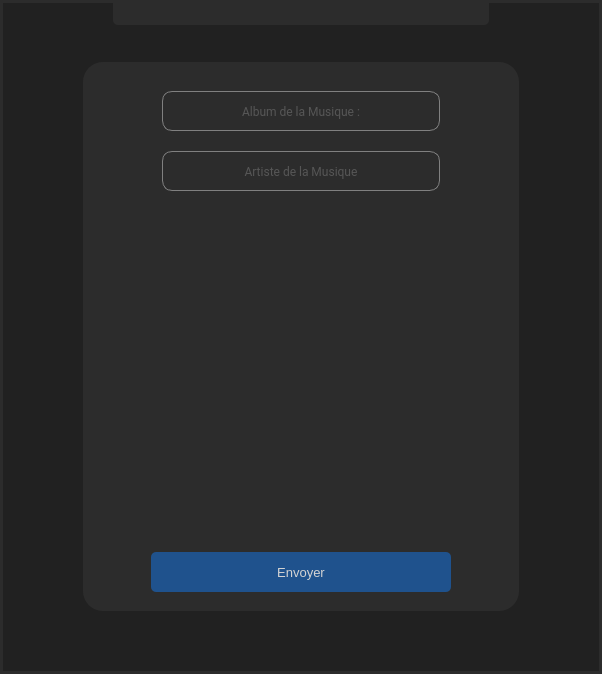
<?xml version="1.0" encoding="UTF-8"?>
<ui version="4.0">
 <class>Dialog</class>
 <widget class="QDialog" name="Dialog">
  <property name="geometry">
   <rect>
    <x>0</x>
    <y>0</y>
    <width>602</width>
    <height>674</height>
   </rect>
  </property>
  <property name="windowTitle">
   <string>Dialog</string>
  </property>
  <property name="layoutDirection">
   <enum>Qt::RightToLeft</enum>
  </property>
  <property name="styleSheet">
   <string notr="true">background-color:#212121;</string>
  </property>
  <layout class="QVBoxLayout" name="verticalLayout_7">
   <property name="spacing">
    <number>0</number>
   </property>
   <property name="leftMargin">
    <number>0</number>
   </property>
   <property name="topMargin">
    <number>0</number>
   </property>
   <property name="rightMargin">
    <number>0</number>
   </property>
   <property name="bottomMargin">
    <number>0</number>
   </property>
   <item>
    <widget class="QFrame" name="frame">
     <property name="sizePolicy">
      <sizepolicy hsizetype="Expanding" vsizetype="Preferred">
       <horstretch>0</horstretch>
       <verstretch>0</verstretch>
      </sizepolicy>
     </property>
     <property name="minimumSize">
      <size>
       <width>60</width>
       <height>30</height>
      </size>
     </property>
     <property name="maximumSize">
      <size>
       <width>1666666</width>
       <height>30</height>
      </size>
     </property>
     <property name="layoutDirection">
      <enum>Qt::LeftToRight</enum>
     </property>
     <property name="styleSheet">
      <string notr="true">background-color:#212121;
border-width:3px;
border-style:solid;
border-color:#2c2c2c;
border-bottom:None;</string>
     </property>
     <property name="frameShape">
      <enum>QFrame::StyledPanel</enum>
     </property>
     <property name="frameShadow">
      <enum>QFrame::Raised</enum>
     </property>
     <layout class="QHBoxLayout" name="horizontalLayout">
      <property name="spacing">
       <number>60</number>
      </property>
      <property name="leftMargin">
       <number>110</number>
      </property>
      <property name="topMargin">
       <number>0</number>
      </property>
      <property name="rightMargin">
       <number>10</number>
      </property>
      <property name="bottomMargin">
       <number>5</number>
      </property>
      <item>
       <widget class="QFrame" name="hotbar_mouv">
        <property name="styleSheet">
         <string notr="true">background-color: #2c2c2c;
border-bottom-left-radius: 5px;
border-bottom-right-radius: 5px;
border:None;</string>
        </property>
        <property name="frameShape">
         <enum>QFrame::StyledPanel</enum>
        </property>
        <property name="frameShadow">
         <enum>QFrame::Raised</enum>
        </property>
       </widget>
      </item>
      <item>
       <widget class="QFrame" name="frame_2">
        <property name="minimumSize">
         <size>
          <width>40</width>
          <height>25</height>
         </size>
        </property>
        <property name="maximumSize">
         <size>
          <width>40</width>
          <height>25</height>
         </size>
        </property>
        <property name="styleSheet">
         <string notr="true">border:None;</string>
        </property>
        <property name="frameShape">
         <enum>QFrame::StyledPanel</enum>
        </property>
        <property name="frameShadow">
         <enum>QFrame::Raised</enum>
        </property>
        <layout class="QHBoxLayout" name="horizontalLayout_3">
         <property name="spacing">
          <number>0</number>
         </property>
         <property name="leftMargin">
          <number>0</number>
         </property>
         <property name="topMargin">
          <number>5</number>
         </property>
         <property name="rightMargin">
          <number>0</number>
         </property>
         <property name="bottomMargin">
          <number>0</number>
         </property>
         <item>
          <widget class="QPushButton" name="closeButon">
           <property name="minimumSize">
            <size>
             <width>40</width>
             <height>20</height>
            </size>
           </property>
           <property name="maximumSize">
            <size>
             <width>40</width>
             <height>20</height>
            </size>
           </property>
           <property name="styleSheet">
            <string notr="true">QPushButton { background: transparent; border:0px; } 
QPushButton:hover {background-color:red;color:white;border-radius:0px}</string>
           </property>
           <property name="text">
            <string/>
           </property>
           <property name="icon">
            <iconset>
             <normaloff>assets/croce.png</normaloff>assets/croce.png</iconset>
           </property>
          </widget>
         </item>
        </layout>
       </widget>
      </item>
     </layout>
    </widget>
   </item>
   <item>
    <widget class="QFrame" name="frame10">
     <property name="styleSheet">
      <string notr="true">background-color:#212121;
border-width:3px;
border-style:solid;
border-color:#2c2c2c;
border-top:None;</string>
     </property>
     <property name="frameShape">
      <enum>QFrame::StyledPanel</enum>
     </property>
     <property name="frameShadow">
      <enum>QFrame::Raised</enum>
     </property>
     <layout class="QVBoxLayout" name="verticalLayout_5">
      <property name="leftMargin">
       <number>80</number>
      </property>
      <property name="topMargin">
       <number>32</number>
      </property>
      <property name="rightMargin">
       <number>80</number>
      </property>
      <property name="bottomMargin">
       <number>60</number>
      </property>
      <item>
       <widget class="QFrame" name="frame_3">
        <property name="styleSheet">
         <string notr="true">background-color: #2c2c2c ; 
border-radius : 20px;
border:None;</string>
        </property>
        <property name="frameShape">
         <enum>QFrame::StyledPanel</enum>
        </property>
        <property name="frameShadow">
         <enum>QFrame::Raised</enum>
        </property>
        <layout class="QVBoxLayout" name="verticalLayout_9">
         <item>
          <widget class="QWidget" name="widget_2" native="true">
           <property name="maximumSize">
            <size>
             <width>16777215</width>
             <height>150</height>
            </size>
           </property>
           <layout class="QVBoxLayout" name="verticalLayout_10">
            <property name="spacing">
             <number>20</number>
            </property>
            <property name="leftMargin">
             <number>70</number>
            </property>
            <property name="topMargin">
             <number>20</number>
            </property>
            <property name="rightMargin">
             <number>70</number>
            </property>
            <item>
             <widget class="QLineEdit" name="albumLineEdit">
              <property name="minimumSize">
               <size>
                <width>200</width>
                <height>40</height>
               </size>
              </property>
              <property name="maximumSize">
               <size>
                <width>500</width>
                <height>40</height>
               </size>
              </property>
              <property name="font">
               <font>
                <family>Roboto</family>
                <pointsize>9</pointsize>
               </font>
              </property>
              <property name="styleSheet">
               <string notr="true">QLineEdit { border-radius : 10px ;
 border : 1px solid gray ; 
background-color:#2c2c2c ; 
color:gray;}</string>
              </property>
              <property name="alignment">
               <set>Qt::AlignCenter</set>
              </property>
              <property name="placeholderText">
               <string>Album de la Musique :</string>
              </property>
             </widget>
            </item>
            <item>
             <widget class="QLineEdit" name="artistLineEdit">
              <property name="minimumSize">
               <size>
                <width>200</width>
                <height>40</height>
               </size>
              </property>
              <property name="maximumSize">
               <size>
                <width>500</width>
                <height>40</height>
               </size>
              </property>
              <property name="font">
               <font>
                <family>Roboto</family>
                <pointsize>9</pointsize>
               </font>
              </property>
              <property name="styleSheet">
               <string notr="true">QLineEdit { border-radius : 10px ;
 border : 1px solid gray ; 
background-color:#2c2c2c ; 
color:gray;}</string>
              </property>
              <property name="alignment">
               <set>Qt::AlignCenter</set>
              </property>
              <property name="placeholderText">
               <string>Artiste de la Musique</string>
              </property>
             </widget>
            </item>
           </layout>
          </widget>
         </item>
         <item>
          <widget class="QWidget" name="widget" native="true">
           <property name="sizePolicy">
            <sizepolicy hsizetype="Preferred" vsizetype="Expanding">
             <horstretch>0</horstretch>
             <verstretch>0</verstretch>
            </sizepolicy>
           </property>
           <layout class="QVBoxLayout" name="verticalLayout_2">
            <item>
             <widget class="QScrollArea" name="scrollArea">
              <property name="layoutDirection">
               <enum>Qt::LeftToRight</enum>
              </property>
              <property name="verticalScrollBarPolicy">
               <enum>Qt::ScrollBarAsNeeded</enum>
              </property>
              <property name="sizeAdjustPolicy">
               <enum>QAbstractScrollArea::AdjustIgnored</enum>
              </property>
              <property name="widgetResizable">
               <bool>true</bool>
              </property>
              <property name="alignment">
               <set>Qt::AlignHCenter|Qt::AlignTop</set>
              </property>
              <widget class="QWidget" name="scrollAreaWidgetContents">
               <property name="geometry">
                <rect>
                 <x>0</x>
                 <y>0</y>
                 <width>400</width>
                 <height>312</height>
                </rect>
               </property>
               <layout class="QVBoxLayout" name="L">
                <property name="spacing">
                 <number>4</number>
                </property>
                <property name="leftMargin">
                 <number>30</number>
                </property>
                <property name="topMargin">
                 <number>20</number>
                </property>
                <property name="rightMargin">
                 <number>30</number>
                </property>
                <property name="bottomMargin">
                 <number>20</number>
                </property>
               </layout>
              </widget>
             </widget>
            </item>
           </layout>
          </widget>
         </item>
         <item>
          <widget class="QWidget" name="widget_3" native="true">
           <property name="minimumSize">
            <size>
             <width>0</width>
             <height>60</height>
            </size>
           </property>
           <property name="maximumSize">
            <size>
             <width>16777215</width>
             <height>60</height>
            </size>
           </property>
           <layout class="QHBoxLayout" name="horizontalLayout_4">
            <item>
             <widget class="QPushButton" name="envoieButton">
              <property name="sizePolicy">
               <sizepolicy hsizetype="Preferred" vsizetype="Fixed">
                <horstretch>0</horstretch>
                <verstretch>0</verstretch>
               </sizepolicy>
              </property>
              <property name="minimumSize">
               <size>
                <width>250</width>
                <height>40</height>
               </size>
              </property>
              <property name="maximumSize">
               <size>
                <width>300</width>
                <height>40</height>
               </size>
              </property>
              <property name="font">
               <font>
                <pointsize>10</pointsize>
                <weight>50</weight>
                <bold>false</bold>
               </font>
              </property>
              <property name="styleSheet">
               <string notr="true">QPushButton { border-radius : 5px ; border: 1px #1f528d ; background-color: #1f528d ; color:lightgray }</string>
              </property>
              <property name="text">
               <string>Envoyer</string>
              </property>
             </widget>
            </item>
           </layout>
          </widget>
         </item>
        </layout>
       </widget>
      </item>
     </layout>
    </widget>
   </item>
  </layout>
 </widget>
 <resources/>
 <connections/>
</ui>
